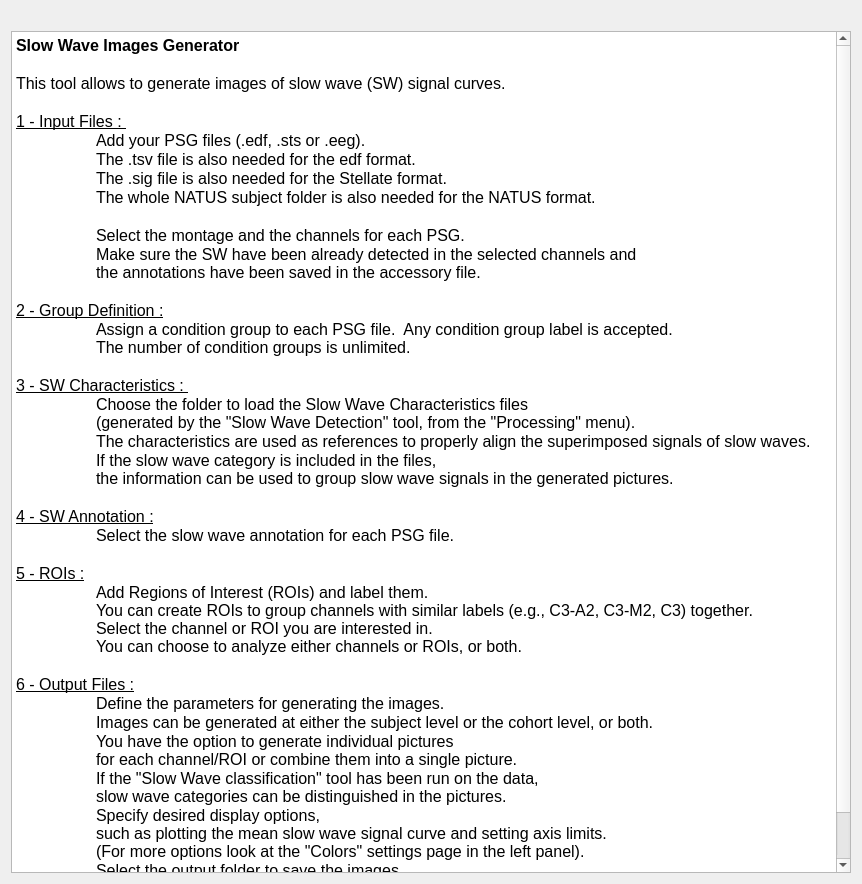
<?xml version="1.0" encoding="UTF-8"?>
<ui version="4.0">
 <class>SWImages</class>
 <widget class="QWidget" name="SWImages">
  <property name="geometry">
   <rect>
    <x>0</x>
    <y>0</y>
    <width>862</width>
    <height>884</height>
   </rect>
  </property>
  <property name="windowTitle">
   <string/>
  </property>
  <property name="styleSheet">
   <string notr="true">font: 12pt &quot;Roboto&quot;;</string>
  </property>
  <layout class="QVBoxLayout" name="verticalLayout_2">
   <item>
    <layout class="QVBoxLayout" name="verticalLayout">
     <item>
      <layout class="QHBoxLayout" name="horizontalLayout">
       <item>
        <widget class="QLabel" name="label">
         <property name="text">
          <string/>
         </property>
         <property name="pixmap">
          <pixmap resource="sw_images.qrc">:/sw_images/SW_all_2cat_1chan_70.png</pixmap>
         </property>
         <property name="alignment">
          <set>Qt::AlignCenter</set>
         </property>
        </widget>
       </item>
       <item>
        <widget class="QLabel" name="label_3">
         <property name="text">
          <string/>
         </property>
         <property name="pixmap">
          <pixmap resource="sw_images.qrc">:/sw_images/mean_std_2cat_70.png</pixmap>
         </property>
         <property name="alignment">
          <set>Qt::AlignCenter</set>
         </property>
        </widget>
       </item>
      </layout>
     </item>
     <item>
      <widget class="QTextEdit" name="textEdit">
       <property name="maximumSize">
        <size>
         <width>16777215</width>
         <height>16777215</height>
        </size>
       </property>
       <property name="verticalScrollBarPolicy">
        <enum>Qt::ScrollBarAlwaysOn</enum>
       </property>
       <property name="horizontalScrollBarPolicy">
        <enum>Qt::ScrollBarAlwaysOff</enum>
       </property>
       <property name="lineWrapMode">
        <enum>QTextEdit::WidgetWidth</enum>
       </property>
       <property name="readOnly">
        <bool>true</bool>
       </property>
       <property name="html">
        <string>&lt;!DOCTYPE HTML PUBLIC &quot;-//W3C//DTD HTML 4.0//EN&quot; &quot;http://www.w3.org/TR/REC-html40/strict.dtd&quot;&gt;
&lt;html&gt;&lt;head&gt;&lt;meta name=&quot;qrichtext&quot; content=&quot;1&quot; /&gt;&lt;style type=&quot;text/css&quot;&gt;
p, li { white-space: pre-wrap; }
&lt;/style&gt;&lt;/head&gt;&lt;body style=&quot; font-family:'Roboto'; font-size:12pt; font-weight:400; font-style:normal;&quot;&gt;
&lt;p style=&quot; margin-top:0px; margin-bottom:0px; margin-left:0px; margin-right:0px; -qt-block-indent:0; text-indent:0px;&quot;&gt;&lt;span style=&quot; font-weight:600;&quot;&gt;Slow Wave Images Generator&lt;/span&gt;&lt;/p&gt;
&lt;p style=&quot;-qt-paragraph-type:empty; margin-top:0px; margin-bottom:0px; margin-left:0px; margin-right:0px; -qt-block-indent:0; text-indent:0px;&quot;&gt;&lt;br /&gt;&lt;/p&gt;
&lt;p style=&quot; margin-top:0px; margin-bottom:0px; margin-left:0px; margin-right:0px; -qt-block-indent:0; text-indent:0px;&quot;&gt;This tool allows to generate images of slow wave (SW) signal curves.  &lt;/p&gt;
&lt;p style=&quot;-qt-paragraph-type:empty; margin-top:0px; margin-bottom:0px; margin-left:0px; margin-right:0px; -qt-block-indent:0; text-indent:0px;&quot;&gt;&lt;br /&gt;&lt;/p&gt;
&lt;p style=&quot; margin-top:0px; margin-bottom:0px; margin-left:0px; margin-right:0px; -qt-block-indent:0; text-indent:0px;&quot;&gt;&lt;span style=&quot; text-decoration: underline;&quot;&gt;1 - Input Files : &lt;/span&gt;&lt;/p&gt;
&lt;p style=&quot; margin-top:0px; margin-bottom:0px; margin-left:0px; margin-right:0px; -qt-block-indent:0; text-indent:0px;&quot;&gt;	Add your PSG files (.edf, .sts or .eeg). &lt;/p&gt;
&lt;p style=&quot; margin-top:0px; margin-bottom:0px; margin-left:0px; margin-right:0px; -qt-block-indent:0; text-indent:0px;&quot;&gt;	The .tsv file is also needed for the edf format.&lt;/p&gt;
&lt;p style=&quot; margin-top:0px; margin-bottom:0px; margin-left:0px; margin-right:0px; -qt-block-indent:0; text-indent:0px;&quot;&gt;	The .sig file is also needed for the Stellate format.&lt;/p&gt;
&lt;p style=&quot; margin-top:0px; margin-bottom:0px; margin-left:0px; margin-right:0px; -qt-block-indent:0; text-indent:0px;&quot;&gt;	The whole NATUS subject folder is also needed for the NATUS format. &lt;/p&gt;
&lt;p style=&quot;-qt-paragraph-type:empty; margin-top:0px; margin-bottom:0px; margin-left:0px; margin-right:0px; -qt-block-indent:0; text-indent:0px;&quot;&gt;&lt;br /&gt;&lt;/p&gt;
&lt;p style=&quot; margin-top:0px; margin-bottom:0px; margin-left:0px; margin-right:0px; -qt-block-indent:0; text-indent:0px;&quot;&gt;	Select the montage and the channels for each PSG.  &lt;/p&gt;
&lt;p style=&quot; margin-top:0px; margin-bottom:0px; margin-left:0px; margin-right:0px; -qt-block-indent:0; text-indent:0px;&quot;&gt;	Make sure the SW have been already detected in the selected channels and&lt;br /&gt;	the annotations have been saved in the accessory file.&lt;/p&gt;
&lt;p style=&quot;-qt-paragraph-type:empty; margin-top:0px; margin-bottom:0px; margin-left:0px; margin-right:0px; -qt-block-indent:0; text-indent:0px;&quot;&gt;&lt;br /&gt;&lt;/p&gt;
&lt;p style=&quot; margin-top:0px; margin-bottom:0px; margin-left:0px; margin-right:0px; -qt-block-indent:0; text-indent:0px;&quot;&gt;&lt;span style=&quot; text-decoration: underline;&quot;&gt;2 - Group Definition :&lt;/span&gt;&lt;/p&gt;
&lt;p style=&quot; margin-top:0px; margin-bottom:0px; margin-left:0px; margin-right:0px; -qt-block-indent:0; text-indent:0px;&quot;&gt;	Assign a condition group to each PSG file.  Any condition group label is accepted.  &lt;br /&gt;	The number of condition groups is unlimited.&lt;/p&gt;
&lt;p style=&quot;-qt-paragraph-type:empty; margin-top:0px; margin-bottom:0px; margin-left:0px; margin-right:0px; -qt-block-indent:0; text-indent:0px;&quot;&gt;&lt;br /&gt;&lt;/p&gt;
&lt;p style=&quot; margin-top:0px; margin-bottom:0px; margin-left:0px; margin-right:0px; -qt-block-indent:0; text-indent:0px;&quot;&gt;&lt;span style=&quot; text-decoration: underline;&quot;&gt;3 - SW Characteristics : &lt;/span&gt;&lt;/p&gt;
&lt;p style=&quot; margin-top:0px; margin-bottom:0px; margin-left:0px; margin-right:0px; -qt-block-indent:0; text-indent:0px;&quot;&gt;	Choose the folder to load the Slow Wave Characteristics files &lt;br /&gt;	(generated by the &amp;quot;Slow Wave Detection&amp;quot; tool, from the &amp;quot;Processing&amp;quot; menu).&lt;/p&gt;
&lt;p style=&quot; margin-top:0px; margin-bottom:0px; margin-left:0px; margin-right:0px; -qt-block-indent:0; text-indent:0px;&quot;&gt;	The characteristics are used as references to properly align the superimposed signals of slow waves.&lt;/p&gt;
&lt;p style=&quot; margin-top:0px; margin-bottom:0px; margin-left:0px; margin-right:0px; -qt-block-indent:0; text-indent:0px;&quot;&gt;	If the slow wave category is included in the files, &lt;br /&gt;	the information can be used to group slow wave signals in the generated pictures.&lt;/p&gt;
&lt;p style=&quot;-qt-paragraph-type:empty; margin-top:0px; margin-bottom:0px; margin-left:0px; margin-right:0px; -qt-block-indent:0; text-indent:0px;&quot;&gt;&lt;br /&gt;&lt;/p&gt;
&lt;p style=&quot; margin-top:0px; margin-bottom:0px; margin-left:0px; margin-right:0px; -qt-block-indent:0; text-indent:0px;&quot;&gt;&lt;span style=&quot; text-decoration: underline;&quot;&gt;4 - SW Annotation :&lt;/span&gt;&lt;/p&gt;
&lt;p style=&quot; margin-top:0px; margin-bottom:0px; margin-left:0px; margin-right:0px; -qt-block-indent:0; text-indent:0px;&quot;&gt;	Select the slow wave annotation for each PSG file.&lt;/p&gt;
&lt;p style=&quot;-qt-paragraph-type:empty; margin-top:0px; margin-bottom:0px; margin-left:0px; margin-right:0px; -qt-block-indent:0; text-indent:0px;&quot;&gt;&lt;br /&gt;&lt;/p&gt;
&lt;p style=&quot; margin-top:0px; margin-bottom:0px; margin-left:0px; margin-right:0px; -qt-block-indent:0; text-indent:0px;&quot;&gt;&lt;span style=&quot; text-decoration: underline;&quot;&gt;5 - ROIs :&lt;/span&gt;&lt;/p&gt;
&lt;p style=&quot; margin-top:0px; margin-bottom:0px; margin-left:0px; margin-right:0px; -qt-block-indent:0; text-indent:0px;&quot;&gt;	Add Regions of Interest (ROIs) and label them. &lt;br /&gt;	You can create ROIs to group channels with similar labels (e.g., C3-A2, C3-M2, C3) together.  &lt;br /&gt;	Select the channel or ROI you are interested in. &lt;br /&gt;	You can choose to analyze either channels or ROIs, or both.&lt;/p&gt;
&lt;p style=&quot;-qt-paragraph-type:empty; margin-top:0px; margin-bottom:0px; margin-left:0px; margin-right:0px; -qt-block-indent:0; text-indent:0px;&quot;&gt;&lt;br /&gt;&lt;/p&gt;
&lt;p style=&quot; margin-top:0px; margin-bottom:0px; margin-left:0px; margin-right:0px; -qt-block-indent:0; text-indent:0px;&quot;&gt;&lt;span style=&quot; text-decoration: underline;&quot;&gt;6 - Output Files :&lt;/span&gt;&lt;/p&gt;
&lt;p style=&quot; margin-top:0px; margin-bottom:0px; margin-left:0px; margin-right:0px; -qt-block-indent:0; text-indent:0px;&quot;&gt;	Define the parameters for generating the images. &lt;/p&gt;
&lt;p style=&quot; margin-top:0px; margin-bottom:0px; margin-left:0px; margin-right:0px; -qt-block-indent:0; text-indent:0px;&quot;&gt;	Images can be generated at either the subject level or the cohort level, or both. &lt;/p&gt;
&lt;p style=&quot; margin-top:0px; margin-bottom:0px; margin-left:0px; margin-right:0px; -qt-block-indent:0; text-indent:0px;&quot;&gt;	You have the option to generate individual pictures &lt;br /&gt;	for each channel/ROI or combine them into a single picture. &lt;/p&gt;
&lt;p style=&quot; margin-top:0px; margin-bottom:0px; margin-left:0px; margin-right:0px; -qt-block-indent:0; text-indent:0px;&quot;&gt;	If the &amp;quot;Slow Wave classification&amp;quot; tool has been run on the data, &lt;br /&gt;	slow wave categories can be distinguished in the pictures.&lt;/p&gt;
&lt;p style=&quot; margin-top:0px; margin-bottom:0px; margin-left:0px; margin-right:0px; -qt-block-indent:0; text-indent:0px;&quot;&gt;	Specify desired display options, &lt;br /&gt;	such as plotting the mean slow wave signal curve and setting axis limits. &lt;br /&gt;	(For more options look at the &amp;quot;Colors&amp;quot; settings page in the left panel).&lt;/p&gt;
&lt;p style=&quot; margin-top:0px; margin-bottom:0px; margin-left:0px; margin-right:0px; -qt-block-indent:0; text-indent:0px;&quot;&gt;	Select the output folder to save the images.&lt;/p&gt;
&lt;p style=&quot;-qt-paragraph-type:empty; margin-top:0px; margin-bottom:0px; margin-left:0px; margin-right:0px; -qt-block-indent:0; text-indent:0px;&quot;&gt;&lt;br /&gt;&lt;/p&gt;
&lt;p style=&quot;-qt-paragraph-type:empty; margin-top:0px; margin-bottom:0px; margin-left:0px; margin-right:0px; -qt-block-indent:0; text-indent:0px;&quot;&gt;&lt;br /&gt;&lt;/p&gt;&lt;/body&gt;&lt;/html&gt;</string>
       </property>
      </widget>
     </item>
    </layout>
   </item>
  </layout>
 </widget>
 <resources>
  <include location="../../../../../snooz-toolbox/src/main/python/ui/themes/themes.qrc"/>
  <include location="sw_images.qrc"/>
 </resources>
 <connections/>
</ui>
